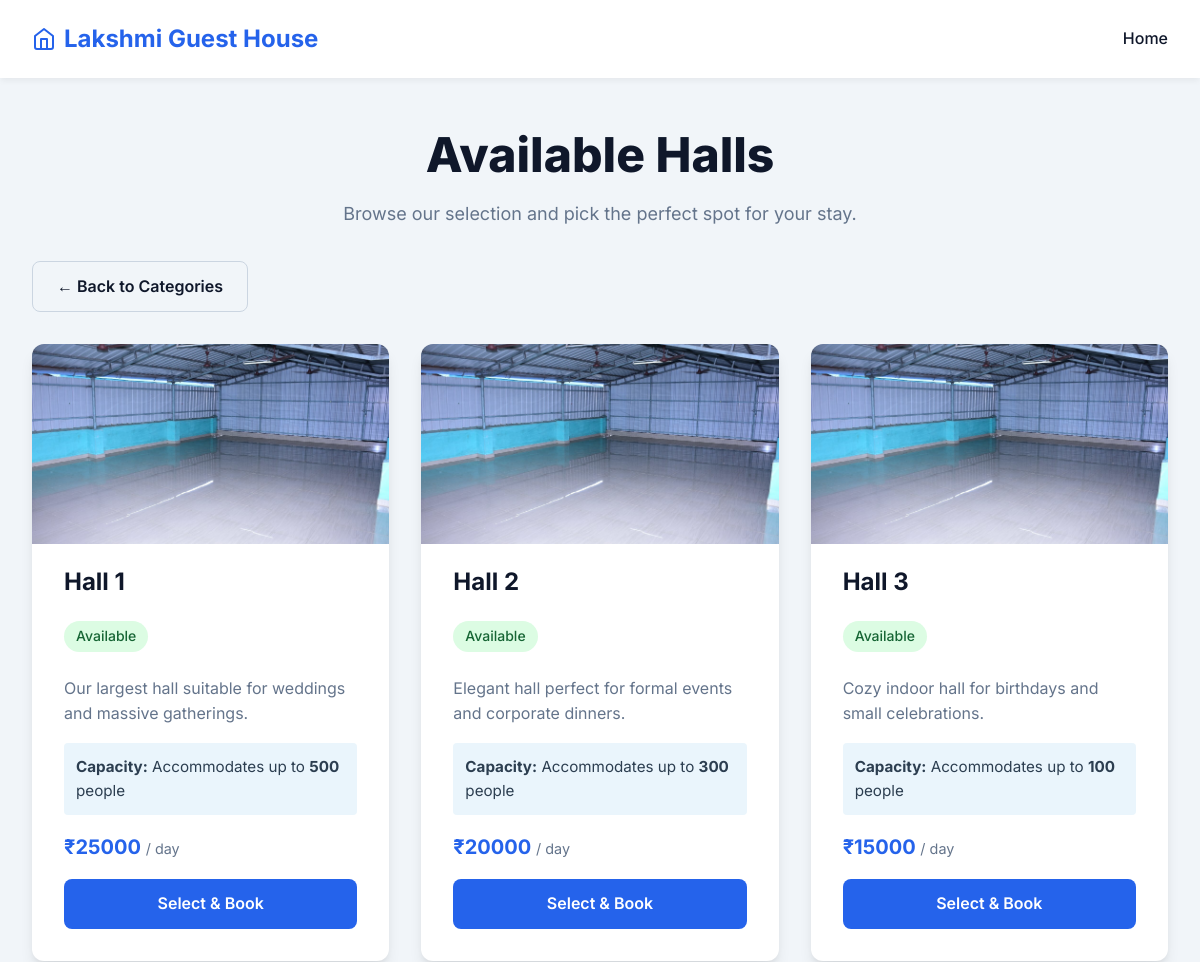
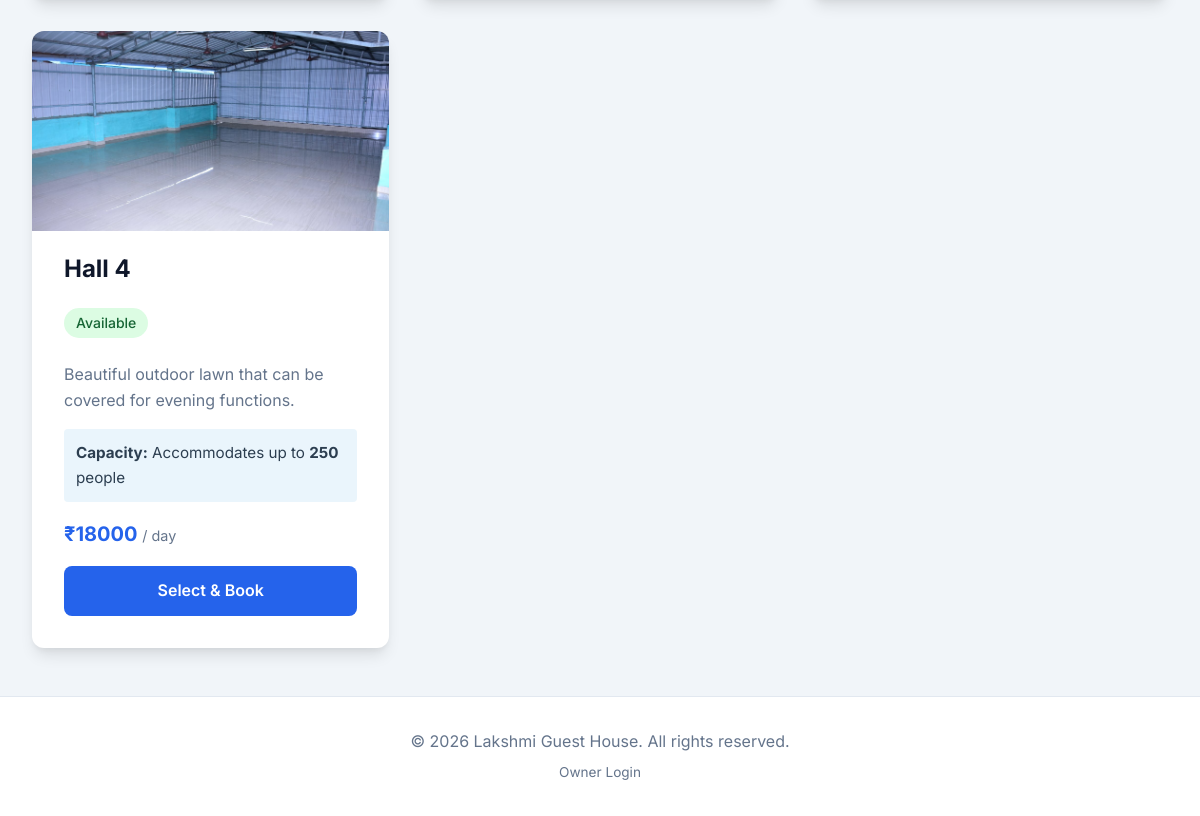
Page /category/Hall on the earlier database version (2 pictures, top to bottom).
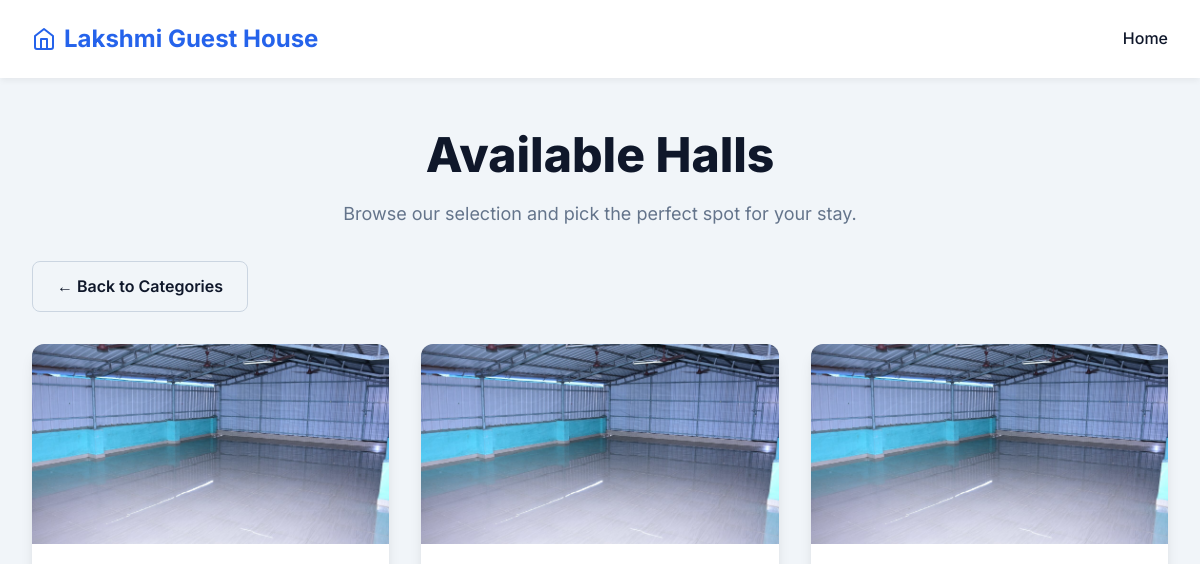
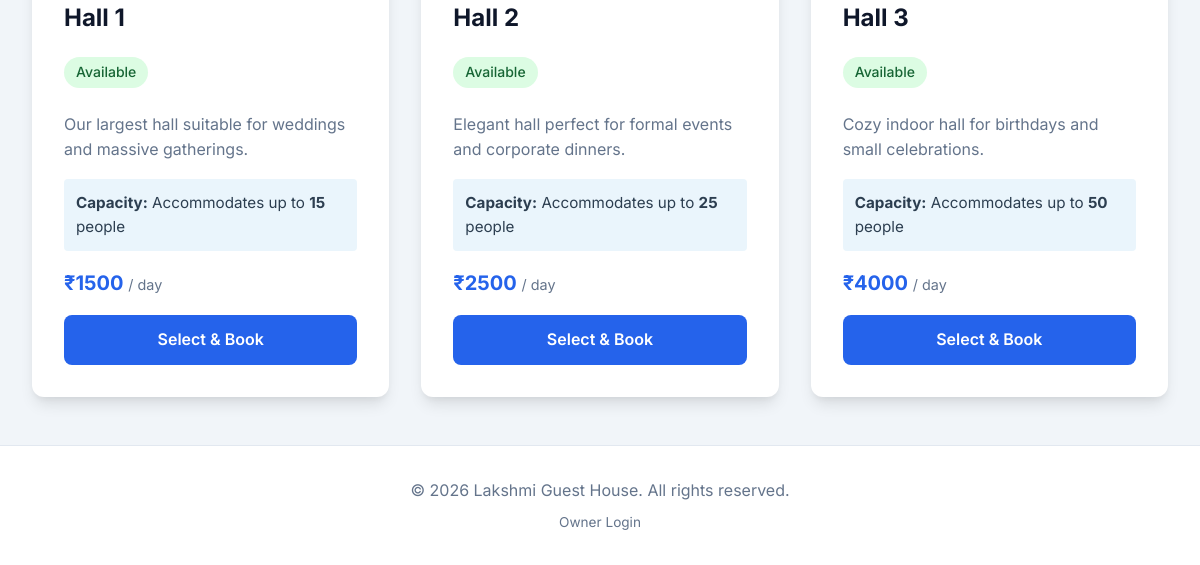
Same page on the later database version (2 pictures, top to bottom).
### app.py (models this page shows)
class Accommodation(db.Model):
    id = db.Column(db.Integer, primary_key=True)
    name = db.Column(db.String(100), nullable=False) # e.g. "Room 1", "Hall 1"
    type = db.Column(db.String(50), nullable=False)  # Hall, Cottage, Room
    description = db.Column(db.Text, nullable=True)
    price = db.Column(db.Float, nullable=False)
    image_filenames = db.Column(db.Text, nullable=True)
    is_closed = db.Column(db.Boolean, default=False)
    max_people = db.Column(db.Integer, default=1)  # Number of people accommodation
    facilities = db.Column(db.Text, nullable=True)  # Comma-separated: AC,TV,Heater

### app.py (the view)
@app.route('/category/<string:acc_type>')
def category_view(acc_type):
    accommodations = Accommodation.query.filter_by(type=acc_type).all()
    today = datetime.now().date()
    for acc in accommodations:
        if acc.is_closed:
            acc.is_available_today = False
        else:
            is_booked = Booking.query.filter(
                Booking.accommodation_id == acc.id,
                Booking.status == 'Approved',
                Booking.check_out >= today
            ).first()
            acc.is_available_today = not bool(is_booked)
    return render_template('category.html', accommodations=accommodations, acc_type=acc_type)

### templates/category.html (shortened to what this page needs)
{% extends 'base.html' %}
{% block content %}
<div class="hero" style="margin-bottom: 2rem;">
    <h1>Available {{ acc_type }}s</h1>
    <p>Browse our selection and pick the perfect spot for your stay.</p>
</div>
<div style="margin-bottom: 2rem;">
    <a href="{{ url_for('index') }}" class="btn btn-secondary" style="width: auto;">&larr; Back to Categories</a>
</div>
<div class="accommodations-grid">
    {% for acc in accommodations %}
    <div class="card">
        <div class="card-image-wrapper">
            <img src="{{ url_for('static', filename='images/' ~ acc.image_filenames.split(',')[0]) }}" alt="{{ acc.name }}" class="card-image">
        </div>
        <div class="card-header">
            <h2 class="card-title">{{ acc.name }}</h2>
            {% if acc.is_closed %}
                <span class="card-badge unavailable-badge" style="background: #e74c3c;">Unavailable</span>
            {% elif acc.is_available_today %}
                <span class="card-badge available-badge">Available</span>
            {% else %}
                <span class="card-badge unavailable-badge">Booked Today</span>
            {% endif %}
        </div>
        <div class="card-body">
            <p>{{ acc.description }}</p>
            {% if acc.max_people %}
            <div style="padding: 0.75rem; background: rgba(52, 152, 219, 0.1); border-radius: 4px; margin-bottom: 1rem; font-size: 0.95rem; color: #2c3e50;">
                <strong>Capacity:</strong> Accommodates up to <strong>{{ acc.max_people }}</strong> {{ 'person' if acc.max_people == 1 else 'people' }}
            </div>
            {% endif %}
            <div class="price-tag">₹{{ "%.0f"|format(acc.price) }} <span style="font-size: 0.9rem; font-weight: normal; color: var(--text-light);">/ day</span></div>
            {% if acc.is_closed %}
                <button class="btn" disabled style="background: var(--text-light); cursor: not-allowed; opacity: 0.7;">Currently Unavailable</button>
            {% elif not acc.is_available_today %}
                <button class="btn" disabled style="background: var(--text-light); cursor: not-allowed; opacity: 0.7;">Already Booked</button>
            {% else %}
                <a href="{{ url_for('book', acc_id=acc.id) }}" class="btn">Select & Book</a>
            {% endif %}
        </div>
    </div>
    {% endfor %}
</div>
{% endblock %}

Differences in the rows shown:
no longer on this page (row edited): Accommodation: name "Hall 4", is_closed "Available", description "Beautiful outdoor lawn that can be covered for evening functions.", max_people "250", max_people "people", price "18000"
changed Accommodation "Hall 1": max_people "500" → "15"; price "25000" → "1500"
changed Accommodation "Hall 2": max_people "300" → "25"; price "20000" → "2500"
changed Accommodation "Hall 3": max_people "100" → "50"; price "15000" → "4000"
